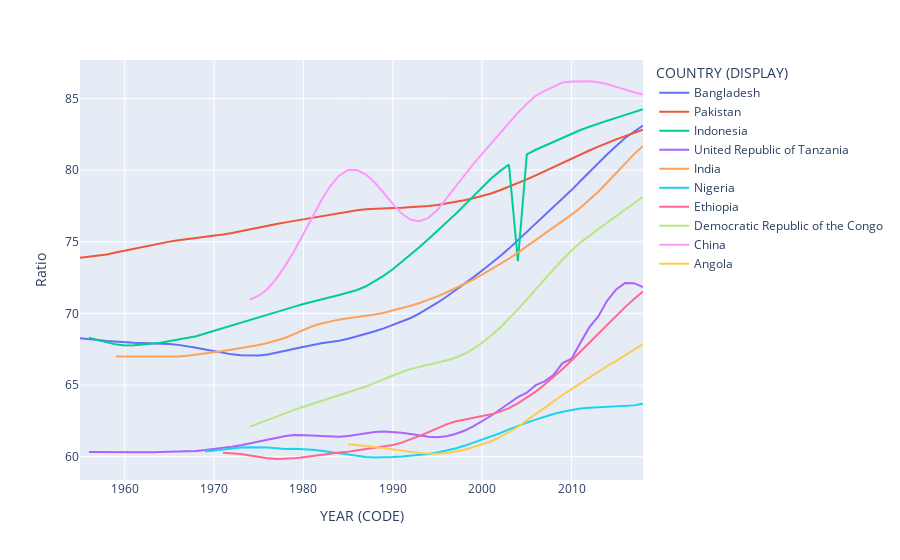

Notebook code for this chart:
### Code cell
px.line(Under5df[(Under5df['SEX (CODE)']=='BTSX')&(Under5df['COUNTRY (CODE)'].isin(countries))],
        x='YEAR (CODE)',
        y='Ratio',
        color='COUNTRY (DISPLAY)')
